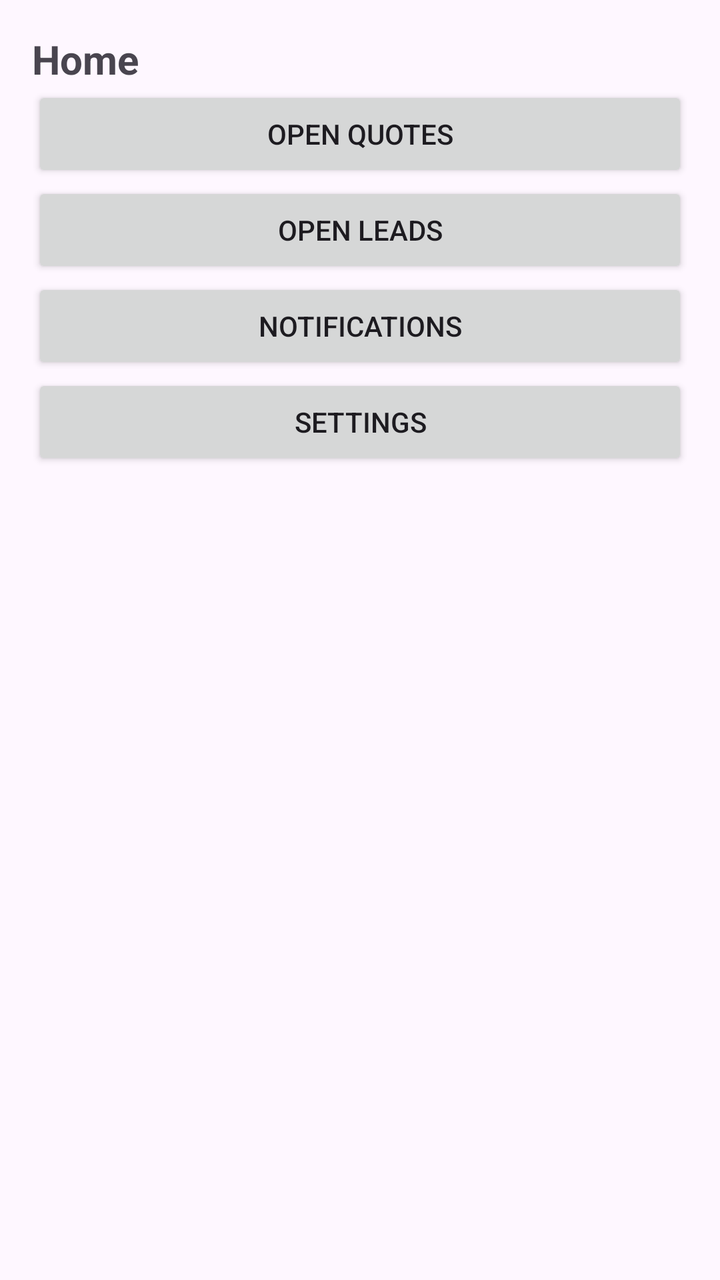
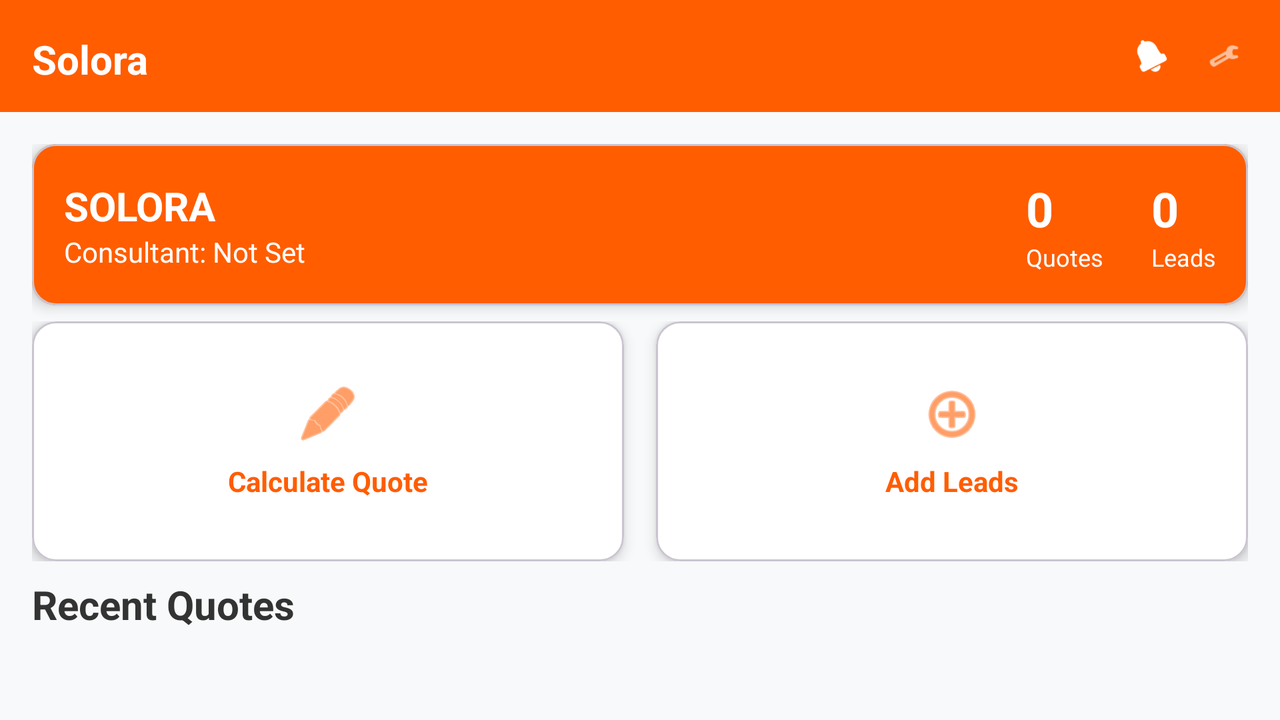

The same Android screen from two of the app's own layout files: first res/layout/ as a phone draws it, then the author's variant for another configuration, drawn on a device whose configuration selects that folder. Both files follow.
<!-- AndroidManifest.xml: application theme Theme.Solora -->
<!-- res/layout/fragment_home.xml -->
<?xml version="1.0" encoding="utf-8"?>
<ScrollView xmlns:android="http://schemas.android.com/apk/res/android"
    android:layout_width="match_parent"
    android:layout_height="match_parent"
    android:padding="16dp">

    <LinearLayout
        android:layout_width="match_parent"
        android:layout_height="wrap_content"
        android:orientation="vertical"
        android:dividerPadding="12dp">

        <TextView
            android:id="@+id/title"
            android:layout_width="wrap_content"
            android:layout_height="wrap_content"
            android:text="Home"
            android:textStyle="bold"
            android:textSize="20sp" />

        <Button
            android:id="@+id/btn_quotes"
            android:layout_width="match_parent"
            android:layout_height="wrap_content"
            android:text="Open Quotes" />

        <Button
            android:id="@+id/btn_leads"
            android:layout_width="match_parent"
            android:layout_height="wrap_content"
            android:text="Open Leads" />

        <Button
            android:id="@+id/btn_notifications"
            android:layout_width="match_parent"
            android:layout_height="wrap_content"
            android:text="Notifications" />

        <Button
            android:id="@+id/btn_settings"
            android:layout_width="match_parent"
            android:layout_height="wrap_content"
            android:text="Settings" />

    </LinearLayout>

</ScrollView>
<!-- resources referenced by this layout -->
<resources>
  <style name="Theme.Solora" parent="Theme.Material3.Light">
          <item name="android:statusBarColor">@color/solora_orange_dark</item>
          <item name="colorPrimary">@color/solora_orange</item>
          <item name="colorOnPrimary">@color/solora_on_primary</item>
          <item name="colorPrimaryContainer">@color/solora_orange_dark</item>
          <item name="android:navigationBarColor">@color/solora_orange</item>
      </style>
  <color name="solora_orange_dark">#FC8224</color>
  <color name="solora_orange">#FF5D00</color>
  <color name="solora_on_primary">#FFFFFF</color>
</resources>
<!-- res/layout-land/fragment_home.xml (the author's variant of the layout above) -->
<!-- drawn on the phone turned sideways -->
<?xml version="1.0" encoding="utf-8"?>
<LinearLayout xmlns:android="http://schemas.android.com/apk/res/android"
    xmlns:app="http://schemas.android.com/apk/res-auto"
    android:layout_width="match_parent"
    android:layout_height="match_parent"
    android:orientation="vertical"
    android:background="#F8F9FA">

    
    <LinearLayout
        android:layout_width="match_parent"
        android:layout_height="@dimen/header_height"
        android:orientation="horizontal"
        android:background="@color/solora_orange"
        android:padding="@dimen/header_padding"
        android:gravity="center_vertical">

        <TextView
            android:layout_width="0dp"
            android:layout_height="wrap_content"
            android:layout_weight="1"
            android:text="Solora"
            android:textColor="@android:color/white"
            android:textSize="@dimen/text_size_title"
            android:textStyle="bold" />

        <ImageView
            android:id="@+id/btn_notifications"
            android:layout_width="@dimen/icon_size"
            android:layout_height="@dimen/icon_size"
            android:src="@android:drawable/ic_popup_reminder"
            android:tint="@android:color/white"
            android:background="?attr/selectableItemBackgroundBorderless"
            android:clickable="true"
            android:focusable="true"
            android:padding="4dp"
            android:layout_marginEnd="12dp" />

        <ImageView
            android:id="@+id/btn_settings"
            android:layout_width="@dimen/icon_size"
            android:layout_height="@dimen/icon_size"
            android:src="@android:drawable/ic_menu_preferences"
            android:tint="@android:color/white"
            android:background="?attr/selectableItemBackgroundBorderless"
            android:clickable="true"
            android:focusable="true"
            android:padding="4dp" />

    </LinearLayout>

    
    <ScrollView
        android:layout_width="match_parent"
        android:layout_height="0dp"
        android:layout_weight="1"
        android:padding="@dimen/content_padding"
        android:fillViewport="true">

        <LinearLayout
            android:layout_width="match_parent"
            android:layout_height="wrap_content"
            android:orientation="vertical">

            
            <com.google.android.material.card.MaterialCardView
                android:layout_width="match_parent"
                android:layout_height="wrap_content"
                app:cardCornerRadius="12dp"
                app:cardElevation="4dp"
                app:cardBackgroundColor="@color/solora_orange"
                android:layout_marginBottom="@dimen/card_margin">

                <LinearLayout
                    android:layout_width="match_parent"
                    android:layout_height="wrap_content"
                    android:orientation="horizontal"
                    android:padding="@dimen/card_padding"
                    android:gravity="center_vertical">

                    <LinearLayout
                        android:layout_width="0dp"
                        android:layout_height="wrap_content"
                        android:layout_weight="1"
                        android:orientation="vertical">

                        <TextView
                            android:id="@+id/tv_company_name"
                            android:layout_width="wrap_content"
                            android:layout_height="wrap_content"
                            android:text="SOLORA"
                            android:textColor="@android:color/white"
                            android:textSize="@dimen/text_size_title"
                            android:textStyle="bold" />

                        <TextView
                            android:id="@+id/tv_consultant_name"
                            android:layout_width="wrap_content"
                            android:layout_height="wrap_content"
                            android:text="Consultant: Not Set"
                            android:textColor="@android:color/white"
                            android:textSize="@dimen/text_size_body" />
                    </LinearLayout>

                    <LinearLayout
                        android:layout_width="wrap_content"
                        android:layout_height="wrap_content"
                        android:orientation="horizontal">

                        <LinearLayout
                            android:layout_width="wrap_content"
                            android:layout_height="wrap_content"
                            android:orientation="vertical"
                            android:layout_marginEnd="24dp">

                            <TextView
                                android:layout_width="wrap_content"
                                android:layout_height="wrap_content"
                                android:text="0"
                                android:textColor="@android:color/white"
                                android:textSize="24sp"
                                android:textStyle="bold" />

                            <TextView
                                android:layout_width="wrap_content"
                                android:layout_height="wrap_content"
                                android:text="Quotes"
                                android:textColor="@android:color/white"
                                android:textSize="@dimen/text_size_small" />
                        </LinearLayout>

                        <LinearLayout
                            android:layout_width="wrap_content"
                            android:layout_height="wrap_content"
                            android:orientation="vertical">

                            <TextView
                                android:id="@+id/tv_leads_count"
                                android:layout_width="wrap_content"
                                android:layout_height="wrap_content"
                                android:text="0"
                                android:textColor="@android:color/white"
                                android:textSize="24sp"
                                android:textStyle="bold" />

                            <TextView
                                android:layout_width="wrap_content"
                                android:layout_height="wrap_content"
                                android:text="Leads"
                                android:textColor="@android:color/white"
                                android:textSize="@dimen/text_size_small" />
                        </LinearLayout>
                    </LinearLayout>
                </LinearLayout>
            </com.google.android.material.card.MaterialCardView>

            
            <LinearLayout
                android:layout_width="match_parent"
                android:layout_height="wrap_content"
                android:orientation="horizontal"
                android:layout_marginBottom="@dimen/card_margin">

                <com.google.android.material.card.MaterialCardView
                    android:id="@+id/card_calculate_quote"
                    android:layout_width="0dp"
                    android:layout_height="120dp"
                    android:layout_weight="1"
                    android:layout_marginEnd="8dp"
                    app:cardCornerRadius="12dp"
                    app:cardElevation="4dp"
                    app:cardBackgroundColor="@android:color/white"
                    android:clickable="true"
                    android:focusable="true">

                    <LinearLayout
                        android:layout_width="match_parent"
                        android:layout_height="match_parent"
                        android:orientation="vertical"
                        android:gravity="center"
                        android:padding="@dimen/card_padding">

                        <ImageView
                            android:layout_width="32dp"
                            android:layout_height="32dp"
                            android:src="@android:drawable/ic_menu_edit"
                            android:tint="@color/solora_orange"
                            android:layout_marginBottom="8dp" />

                        <TextView
                            android:layout_width="wrap_content"
                            android:layout_height="wrap_content"
                            android:text="Calculate Quote"
                            android:textColor="@color/solora_orange"
                            android:textSize="@dimen/text_size_body"
                            android:textStyle="bold"
                            android:gravity="center" />
                    </LinearLayout>
                </com.google.android.material.card.MaterialCardView>

                <com.google.android.material.card.MaterialCardView
                    android:id="@+id/card_add_leads"
                    android:layout_width="0dp"
                    android:layout_height="120dp"
                    android:layout_weight="1"
                    android:layout_marginStart="8dp"
                    app:cardCornerRadius="12dp"
                    app:cardElevation="4dp"
                    app:cardBackgroundColor="@android:color/white"
                    android:clickable="true"
                    android:focusable="true">

                    <LinearLayout
                        android:layout_width="match_parent"
                        android:layout_height="match_parent"
                        android:orientation="vertical"
                        android:gravity="center"
                        android:padding="@dimen/card_padding">

                        <ImageView
                            android:layout_width="32dp"
                            android:layout_height="32dp"
                            android:src="@android:drawable/ic_menu_add"
                            android:tint="@color/solora_orange"
                            android:layout_marginBottom="8dp" />

                        <TextView
                            android:layout_width="wrap_content"
                            android:layout_height="wrap_content"
                            android:text="Add Leads"
                            android:textColor="@color/solora_orange"
                            android:textSize="@dimen/text_size_body"
                            android:textStyle="bold"
                            android:gravity="center" />
                    </LinearLayout>
                </com.google.android.material.card.MaterialCardView>
            </LinearLayout>

            
            <TextView
                android:layout_width="wrap_content"
                android:layout_height="wrap_content"
                android:text="Recent Quotes"
                android:textColor="#333333"
                android:textSize="@dimen/text_size_title"
                android:textStyle="bold"
                android:layout_marginBottom="@dimen/card_margin" />

            <LinearLayout
                android:id="@+id/layout_recent_quotes"
                android:layout_width="match_parent"
                android:layout_height="wrap_content"
                android:orientation="vertical" />

        </LinearLayout>
    </ScrollView>
</LinearLayout>
<!-- resources referenced by the variant -->
<!-- as the phone turned sideways resolves them -->
<resources>
  <color name="solora_orange">#FF5D00</color>
  <dimen name="card_margin">8dp</dimen>
  <dimen name="card_padding">16dp</dimen>
  <dimen name="content_padding">16dp</dimen>
  <dimen name="header_height">56dp</dimen>
  <dimen name="header_padding">16dp</dimen>
  <dimen name="icon_size">24dp</dimen>
  <dimen name="text_size_body">14sp</dimen>
  <dimen name="text_size_small">12sp</dimen>
  <dimen name="text_size_title">20sp</dimen>
  <style name="Theme.Solora" parent="Theme.Material3.Light">
          <item name="android:statusBarColor">@color/solora_orange_dark</item>
          <item name="colorPrimary">@color/solora_orange</item>
          <item name="colorOnPrimary">@color/solora_on_primary</item>
          <item name="colorPrimaryContainer">@color/solora_orange_dark</item>
          <item name="android:navigationBarColor">@color/solora_orange</item>
      </style>
  <color name="solora_orange_dark">#FC8224</color>
  <color name="solora_on_primary">#FFFFFF</color>
</resources>
